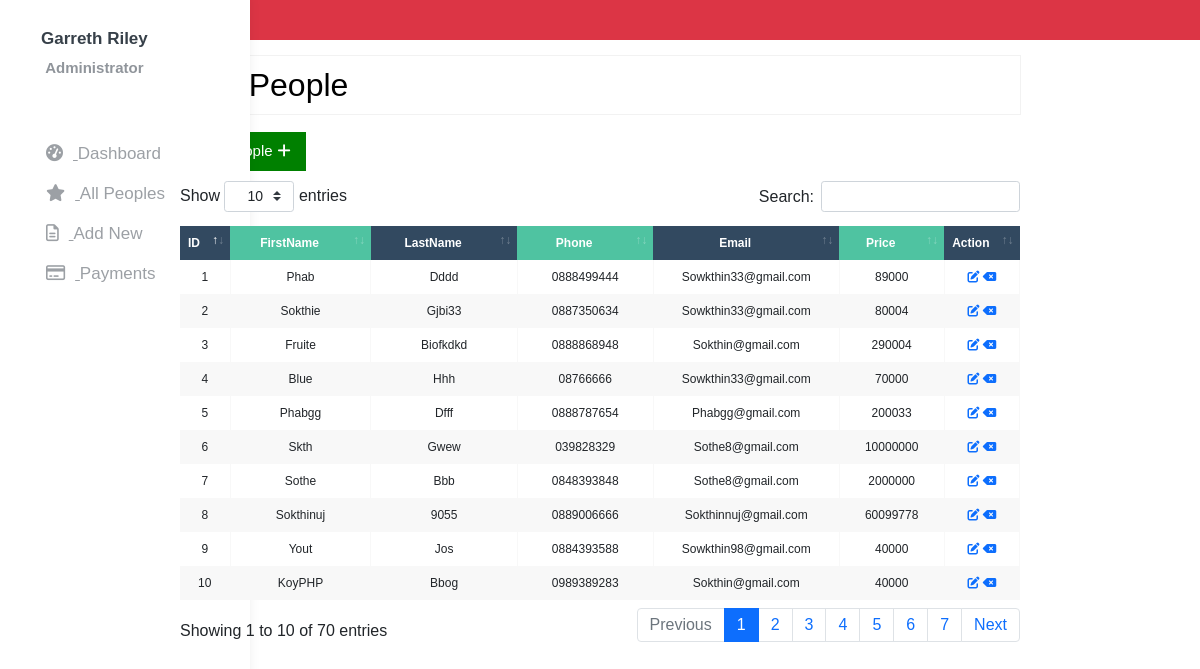
Screenshot of /admin/index.php?page=all-people with the database file from the repository.
### tables this page shows
CREATE TABLE `tbl_amount` (
  `id` int(11) NOT NULL,
  `firstname` varchar(100) NOT NULL,
  `lastname` varchar(100) NOT NULL,
  `phone` varchar(100) NOT NULL,
  `Email` varchar(200) NOT NULL,
  `price` varchar(200) NOT NULL
);

### admin/all-people.php (the view, shortened to what this page needs)
<!DOCTYPE html>
<html lang="en">
<head>
    <link rel="stylesheet" href="../style/all-people.css"/>
    <link href="https://cdn.jsdelivr.net/npm/bootstrap@5.1.3/dist/css/bootstrap.min.css" rel="stylesheet">
</head>
<body>
<p class="h2">List People</p>
  <a href="add_new.php">
      <button style="background-color: green;padding:8px 15px; margin:10px 0 10px 0; border:none; color:white; font-size:15px;">Add People<i class="fa-solid fa-plus" style="margin-left: 5px;"></i></button>
  </a>
<div class="table-wrapper">
    <table class="fl-table" id="data">
        <thead>
        <tr>
            <th width="5%">ID</th>
            <th width="20%">FirstName</th>
            <th width="20%">LastName</th>
            <th width="20%">Phone</th>
            <th width="20%">Email</th>
            <th width="20%">Price</th>
            <th width="20%">Action</th>
        </tr>
        </thead>
        <tbody>
        <?php
            $query = mysqli_query($db_con, "SELECT * FROM `tbl_amount` ORDER BY `tbl_amount` .`id` DESC;");
            $i= 1;
            while ($result = mysqli_fetch_array($query)){ ?>
           <tr>
           <?php
            echo '
            <td>'.$i.'</td>
            <td>'.ucwords($result['firstname']).'</td>
            <td>'.ucwords($result['lastname']).'</td>
            <td>'.ucwords($result['phone']).'</td>
            <td>'.ucwords($result['Email']).'</td>
            <td>'.ucwords($result['price']).'</td>
            <td>
              <a href="index.php?page=edit&id='.base64_encode($result['id']).'"><i class="fa fa-edit"></i></a>
              <a onclick="javascript:cfr($(this));return false;" href="index.php?page=delete&id='.base64_encode($result['id']).'"><i class="fa-solid fa-delete-left"></i></a>
            </td>';?>
          </tr>
            <?php $i++;}?>
    </table>
</div>
</body>
</html>

### admin/index.php (shortened to what this page needs)
<!DOCTYPE html>
<html lang="en">
<head>
    <link rel="stylesheet" href="https://cdnjs.cloudflare.com/ajax/libs/font-awesome/6.3.0/css/all.min.css" />
    <link rel="stylesheet" href="../style/style.css" />
    <link rel="stylesheet" href="../css/bootstrap.min.css">
    <link rel="stylesheet" href="../css/dataTables.bootstrap4.min.css">
    <link rel="stylesheet" href="https://cdnjs.cloudflare.com/ajax/libs/animate.css/4.0.0/animate.min.css" />
</head>
<body>
    <div class="section">
    <p class="bg-danger p-2 ">p</p>
        <div class="wrapper" style="margin-top: -60px;">
            <div class="navbar">
                <div class="profile_wrap">
                    <div class="profile_info">
                        <h2 class="name">Garreth Riley</h2>
                        <p class="role">Administrator</p>
                    </div>
                </div>
                <ul>
                    <li>
                        <a href="index.php?page=dashboard">
                            <span class="icon"><i class="fa fa-tachometer-alt"></i></span>
                            <span class="title">Dashboard</span>
                        </a>
                    </li>
                    <li>
                        <a href="index.php?page=all-people">
                            <span class="icon"><i class="fa fa-star"></i></span>
                            <span class="title">All Peoples</span>
                        </a>
                    </li>
                    <li>
                        <a href="index.php?page=add_student">
                            <span class="icon"><i class="far fa-file-alt"></i></span>
                            <span class="title">Add New</span>
                        </a>
                    </li>
                    <li>
                        <a href="#">
                            <span class="icon"><i class="far fa-credit-card"></i></span>
                            <span class="title">Payments</span>
                        </a>
                    </li>
                </ul>
            </div>
        </div>
    </div>
    <div class="header-container">
        <div class="content">
            <?php
            if (isset($_GET['page'])) {
                $page = $_GET['page'] . '.php';
            } else {
                $page = 'dashboard.php';
            }
            if (file_exists($page)) {
                require_once $page;
            }
            ?>
        </div>
    </div>
</body>
</html>

### style/style.css (style rules this page uses)
* { margin: 0; padding: 0; box-sizing: border-box; list-style: none; text-decoration: none; font-family: 'Nunito', sans-serif; }
body { background: #f3f4f8; color: #374049; }
.wrapper { position: fixed; left: 0; width: 250px; height: 100%; background: #fff; box-shadow:1px 1px 10px rgba(0, 0, 0, 0.06); }
.wrapper .navbar { position: relative; }
.wrapper .navbar .profile_wrap { padding: 25px; text-align: center; }
.wrapper .navbar .profile_wrap .profile_info .name { font-size: 17px; text-transform: capitalize; font-weight: 800; color: #374049; }
.wrapper .navbar .profile_wrap .profile_info .role { font-weight: 600; font-size: 15px; color: #90959b; }
.wrapper .navbar ul { padding: 20px 30px; }
.wrapper .navbar ul li > a { display: block; position: relative; font-size: 17px; height: 40px; color: #9ca0a5; transition: all 2s ease; }
.wrapper .navbar ul li a span.icon { margin-right: 10px; }
.wrapper .navbar ul li a > span { display: inline-block; }
.header-container { width: 70%; margin: auto; }

### style/all-people.css (style rules this page uses)
.h2 { background-color: white; color: black; padding: 10px; font-size: 15px; width: 100%; box-shadow: rgba(0, 0, 0, 0.05) 0px 0px 0px 1px; }
.fl-table { border-radius: 5px; font-size: 12px; font-weight: normal; border: none; border-collapse: collapse; width: 100%; max-width: 100%; white-space: nowrap; background-color: white; }
.fl-table td, .fl-table th { text-align: center; padding: 8px; }
.fl-table td { border-right: 1px solid #f8f8f8; font-size: 12px; }
.fl-table thead th { color: #ffffff; background: #4FC3A1; }
.fl-table thead th:nth-child(odd) { color: #ffffff; background: #324960; }
.fl-table tr:nth-child(even) { background: #F8F8F8; }

### rows the page displays
tbl_amount: firstname "Phab", lastname "Dddd", phone "0888499444", Email "Sowkthin33@gmail.com", price "89000"
tbl_amount: firstname "Sokthie", lastname "Gjbi33", phone "0887350634", Email "Sowkthin33@gmail.com", price "80004"
tbl_amount: firstname "Fruite", lastname "Biofkdkd", phone "0888868948", Email "Sokthin@gmail.com", price "290004"
tbl_amount: firstname "Blue", lastname "Hhh", phone "08766666", Email "Sowkthin33@gmail.com", price "70000"
tbl_amount: firstname "Phabgg", lastname "Dfff", phone "0888787654", Email "Phabgg@gmail.com", price "200033"
tbl_amount: firstname "Skth", lastname "Gwew", phone "039828329", Email "Sothe8@gmail.com", price "10000000"
tbl_amount: firstname "Sothe", lastname "Bbb", phone "0848393848", Email "Sothe8@gmail.com", price "2000000"
tbl_amount: firstname "Sokthinuj", lastname "9055", phone "0889006666", Email "Sokthinnuj@gmail.com", price "60099778"
tbl_amount: firstname "Yout", lastname "Jos", phone "0884393588", Email "Sowkthin98@gmail.com", price "40000"
tbl_amount: firstname "KoyPHP", lastname "Bbog", phone "0989389283", Email "Sokthin@gmail.com", price "40000"
